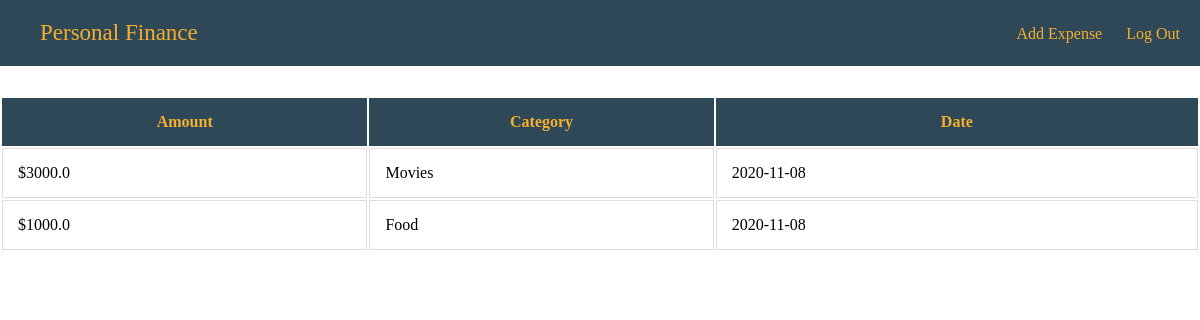
Before: / with the older database file.
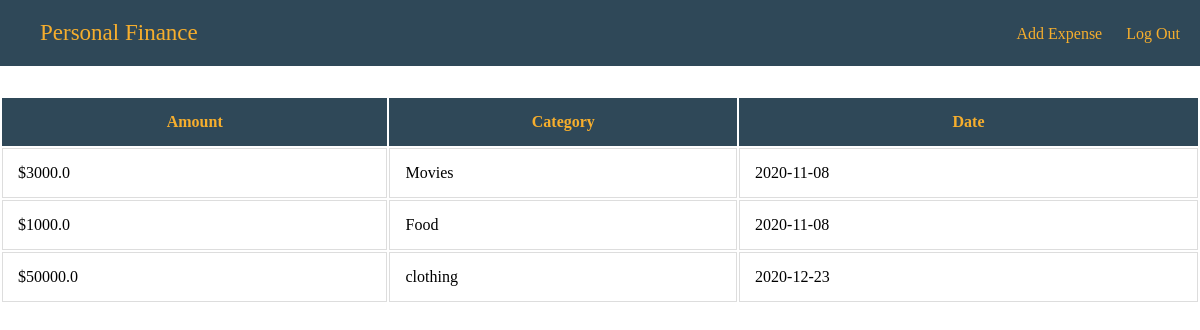
After: the same page with the newer database file.
### tables this page shows
CREATE TABLE 'expenditure' ('id' integer PRIMARY KEY AUTOINCREMENT NOT NULL, 'amount' double precision, 'category' varchar(100), 'date' date);

### application.py (the view)
@app.route("/", methods=["GET", "POST"])
def index():
    expenses = db.execute("SELECT * FROM expenditure")
    return render_template("home.html", expenses=expenses)

### templates/home.html (shortened to what this page needs)
<!DOCTYPE html>
<html lang="en">
<head>
    <link rel="stylesheet" href="../static/styles.css">
</head>
<body>
    <div id="header">
        <a href="#" id="branding">Personal Finance</a>
        <div class="floatright-group">
            <a href="/expense">Add Expense</a>
            <a href="#">Log Out</a>
        </div>
    </div>
    <div id="transactions">
        <table>
            <thead>
                <tr>
                    <th>Amount</th>
                    <th>Category</th>
                    <th>Date</th>
                </tr>
            </thead>
            <tbody>
                {% for expense in expenses %}
                <tr>
                    <td>${{expense["amount"]}}</td>
                    <td>{{expense["category"]}}</td>
                    <td>{{expense["date"]}}</td>
                </tr>
                {% endfor %}
            </tbody>
        </table>
    </div>
</body>
</html>

### static/styles.css (style rules this page uses)
body { padding: 0; margin: 0; }
a { text-decoration: none; color: #F6AE2D; }
#header { background-color: #2F4858; padding: 20px; overflow: hidden; }
#header .floatright-group { float: right; margin: 5px 0 0 0; }
#header #branding { font-size: 23px; padding-left: 20px; }
#header .floatright-group a { padding: 0 0 0 20px; }
#transactions { margin: 30px 0 0 0; }
#transactions table { width: 100%; }
#transactions td { border: 1px solid #ddd; padding: 15px 0 15px 15px; }
#transactions th { padding: 15px 0px 15px 0px; text-align: center; background-color: #2F4858; color: #F6AE2D; }

Changed rows visible on the page:
added expenditure: amount "50000.0", category "clothing", date "2020-12-23"
